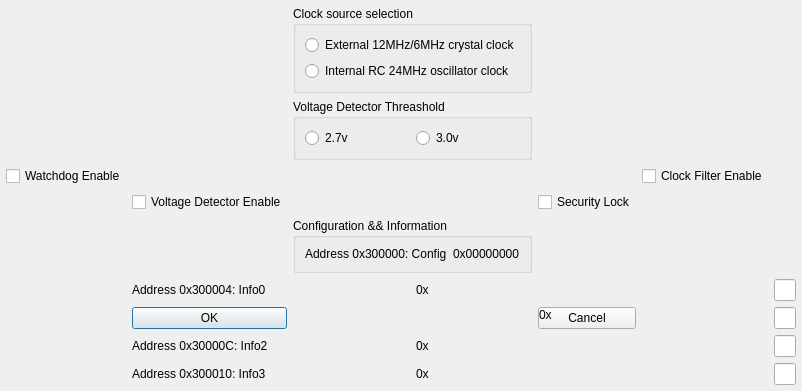
<?xml version="1.0" ?>
<ui version="4.0">
  <class>Dialog</class>
  <widget class="QDialog" name="Dialog">
    <property name="geometry">
      <rect>
        <x>0</x>
        <y>0</y>
        <width>261</width>
        <height>237</height>
      </rect>
    </property>
    <layout class="QGridLayout" name="outer_layout">
      <property name="leftMargin">
        <number>6</number>
      </property>
      <property name="topMargin">
        <number>6</number>
      </property>
      <property name="rightMargin">
        <number>6</number>
      </property>
      <property name="bottomMargin">
        <number>6</number>
      </property>
      <property name="spacing">
        <number>6</number>
      </property>
      <item row="0" column="2" colspan="2">
        <widget class="QGroupBox" name="IDC_GROUP_CLOCK_SOURCE">
          <property name="title">
            <string>Clock source selection</string>
          </property>
          <layout class="QVBoxLayout" name="layout_IDC_GROUP_CLOCK_SOURCE">
            <item>
              <widget class="QRadioButton" name="IDC_RADIO_CLK_E12M6M">
                <property name="text">
                  <string>External 12MHz/6MHz crystal clock</string>
                </property>
              </widget>
            </item>
            <item>
              <widget class="QRadioButton" name="IDC_RADIO_CLK_I24M">
                <property name="text">
                  <string>Internal RC 24MHz oscillator clock</string>
                </property>
              </widget>
            </item>
          </layout>
        </widget>
      </item>
      <item row="1" column="2" colspan="2">
        <widget class="QGroupBox" name="IDC_GROUP_CVDTV">
          <property name="title">
            <string>Voltage Detector Threashold</string>
          </property>
          <layout class="QHBoxLayout" name="layout_IDC_GROUP_CVDTV">
            <item>
              <widget class="QRadioButton" name="IDC_RADIO_CVDTV_27">
                <property name="text">
                  <string>2.7v</string>
                </property>
              </widget>
            </item>
            <item>
              <widget class="QRadioButton" name="IDC_RADIO_CVDTV_30">
                <property name="text">
                  <string>3.0v</string>
                </property>
              </widget>
            </item>
          </layout>
        </widget>
      </item>
      <item row="2" column="0">
        <widget class="QCheckBox" name="IDC_CHECK_WDT_ENABLE">
          <property name="text">
            <string>Watchdog Enable</string>
          </property>
        </widget>
      </item>
      <item row="2" column="5">
        <widget class="QCheckBox" name="IDC_CHECK_CLOCK_FILTER_ENABLE">
          <property name="text">
            <string>Clock Filter Enable</string>
          </property>
        </widget>
      </item>
      <item row="3" column="1">
        <widget class="QCheckBox" name="IDC_CHECK_CVDEN">
          <property name="text">
            <string>Voltage Detector Enable</string>
          </property>
        </widget>
      </item>
      <item row="3" column="4">
        <widget class="QCheckBox" name="IDC_CHECK_SECURITY_LOCK">
          <property name="text">
            <string>Security Lock</string>
          </property>
        </widget>
      </item>
      <item row="4" column="2" colspan="2">
        <widget class="QGroupBox" name="IDC_GROUP_CONFIG_VALUE">
          <property name="title">
            <string>Configuration &amp;&amp;&amp;&amp; Information</string>
          </property>
          <layout class="QHBoxLayout" name="layout_IDC_GROUP_CONFIG_VALUE">
            <item>
              <widget class="QLabel" name="IDC_STATIC_CONFIG_0">
                <property name="text">
                  <string>Address 0x300000: Config</string>
                </property>
              </widget>
            </item>
            <item>
              <widget class="QLabel" name="IDC_STATIC_CONFIG_VALUE_0">
                <property name="text">
                  <string>0x00000000</string>
                </property>
              </widget>
            </item>
          </layout>
        </widget>
      </item>
      <item row="5" column="1">
        <widget class="QLabel" name="IDC_STATIC_CONFIG_1">
          <property name="text">
            <string>Address 0x300004: Info0</string>
          </property>
        </widget>
      </item>
      <item row="5" column="3">
        <widget class="QLabel" name="IDC_STATIC">
          <property name="text">
            <string>0x</string>
          </property>
        </widget>
      </item>
      <item row="5" column="6">
        <widget class="QLineEdit" name="IDC_EDIT_FLASH_INFO1"/>
      </item>
      <item row="6" column="1">
        <widget class="QLabel" name="IDC_STATIC_CONFIG_2">
          <property name="text">
            <string>Address 0x300008: Info1</string>
          </property>
        </widget>
      </item>
      <item row="6" column="6">
        <widget class="QLineEdit" name="IDC_EDIT_FLASH_INFO2"/>
      </item>
      <item row="7" column="1">
        <widget class="QLabel" name="IDC_STATIC_CONFIG_3">
          <property name="text">
            <string>Address 0x30000C: Info2</string>
          </property>
        </widget>
      </item>
      <item row="7" column="3">
        <widget class="QLabel" name="IDC_STATIC">
          <property name="text">
            <string>0x</string>
          </property>
        </widget>
      </item>
      <item row="7" column="6">
        <widget class="QLineEdit" name="IDC_EDIT_FLASH_INFO3"/>
      </item>
      <item row="8" column="1">
        <widget class="QLabel" name="IDC_STATIC_CONFIG_4">
          <property name="text">
            <string>Address 0x300010: Info3</string>
          </property>
        </widget>
      </item>
      <item row="8" column="3">
        <widget class="QLabel" name="IDC_STATIC">
          <property name="text">
            <string>0x</string>
          </property>
        </widget>
      </item>
      <item row="8" column="6">
        <widget class="QLineEdit" name="IDC_EDIT_FLASH_INFO4"/>
      </item>
      <item row="6" column="1">
        <widget class="QPushButton" name="IDOK">
          <property name="text">
            <string>OK</string>
          </property>
        </widget>
      </item>
      <item row="6" column="4">
        <widget class="QPushButton" name="IDCANCEL">
          <property name="text">
            <string>Cancel</string>
          </property>
          <widget class="QLabel" name="IDC_STATIC">
            <property name="geometry">
              <rect>
                <x>1</x>
                <y>0</y>
                <width>17</width>
                <height>16</height>
              </rect>
            </property>
            <property name="text">
              <string>0x</string>
            </property>
          </widget>
        </widget>
      </item>
    </layout>
  </widget>
  <resources/>
  <connections/>
</ui>
